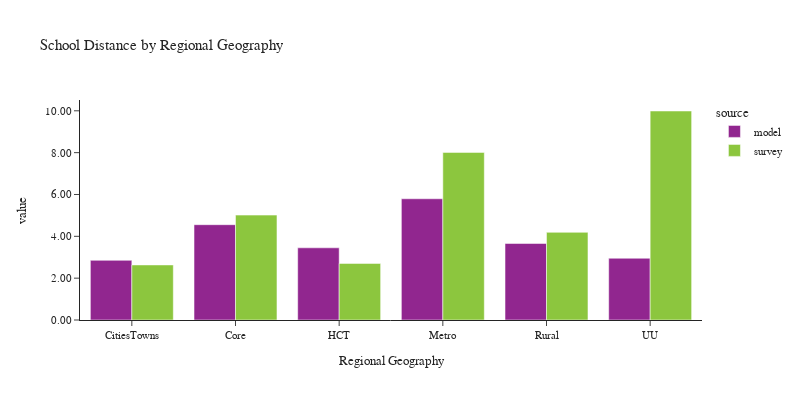

The notebook cell saved with this chart:
### Code cell
plot_school_location(df_students, 'rg_proposed_school', 'Regional Geography', 'Regional Geography')

### Figure 1 — Plotly figure (JSON) as saved in the notebook; plotly's stock layout.template omitted (floating-point values rounded to 4 significant figures)
{"data": [{"alignmentgroup": "True", "customdata": [[8855], [25616], [18009], [33879], [6964], [3728]], "hovertemplate": "source=model<br>rg_proposed_school=%{x}<br>value=%{y}<br>sample count=%{customdata[0]}<extra></extra>", "legendgroup": "model", "marker": {"color": "#91268F", "pattern": {"shape": ""}}, "name": "model", "offsetgroup": "model", "orientation": "v", "showlegend": true, "textposition": "auto", "type": "bar", "x": ["CitiesTowns", "Core", "HCT", "Metro", "Rural", "UU"], "xaxis": "x", "y": [2.852, 4.556, 3.45, 5.795, 3.659, 2.952], "yaxis": "y"}, {"alignmentgroup": "True", "customdata": [[43], [152], [149], [515], [37], [23]], "hovertemplate": "source=survey<br>rg_proposed_school=%{x}<br>value=%{y}<br>sample count=%{customdata[0]}<extra></extra>", "legendgroup": "survey", "marker": {"color": "#8CC63E", "pattern": {"shape": ""}}, "name": "survey", "offsetgroup": "survey", "orientation": "v", "showlegend": true, "textposition": "auto", "type": "bar", "x": ["CitiesTowns", "Core", "HCT", "Metro", "Rural", "UU"], "xaxis": "x", "y": [2.632, 5.014, 2.705, 8.012, 4.19, 9.991], "yaxis": "y"}], "layout": {"barmode": "group", "font": {"size": 11}, "height": 400, "legend": {"title": {"text": "source"}, "tracegroupgap": 0}, "title": {"text": "School Distance by Regional Geography"}, "width": 800, "xaxis": {"anchor": "y", "domain": [0.0, 1.0], "title": {"text": "Regional Geography"}}, "yaxis": {"anchor": "x", "domain": [0.0, 1.0], "tickformat": ".2f", "title": {"text": "value"}}}}
